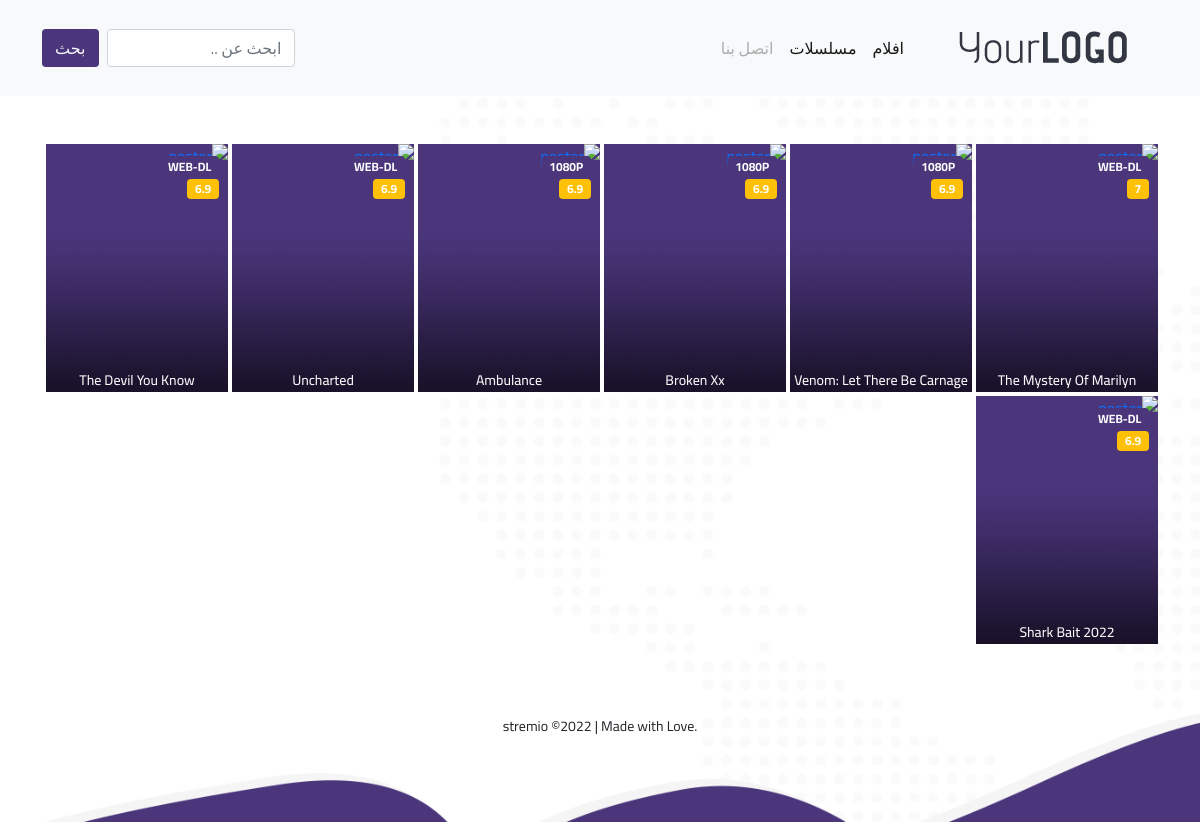
Screenshot of /allMovie.php with the database file from the repository.
### tables this page shows
CREATE TABLE `movie` (
  `movie_id` int(11) NOT NULL,
  `name` varchar(64) DEFAULT NULL,
  `category` varchar(120) DEFAULT NULL,
  `description` varchar(400) DEFAULT NULL,
  `trailler` varchar(130) DEFAULT NULL,
  `rate` varchar(5) DEFAULT NULL,
  `prodYear` date DEFAULT NULL,
  `poster` varchar(160) DEFAULT NULL,
  `quality` varchar(24) DEFAULT NULL,
  `streamServ` varchar(2000) DEFAULT NULL,
  `downloadServ` varchar(2000) DEFAULT NULL
);

### config.php (called while the page is built, shortened)
<?php
$siteName = "stremio";

### allMovie.php (the view, shortened to what this page needs)
<?php
include "config.php";
$q = "SELECT movie_id, name, rate, poster, UPPER(quality) quality FROM movie ORDER BY movie_id DESC";
$getAllMovie = $conn->prepare($q);
$getAllMovie->execute();
?>
<!DOCTYPE html>
<html lang="ar" dir="rtl">
<head>
    <link rel="stylesheet" href="https://cdn.jsdelivr.net/npm/bootstrap@5.1.3/dist/css/bootstrap.rtl.min.css">
    <link rel="stylesheet" href="https://unpkg.com/swiper@8/swiper-bundle.min.css" />
    <link href="https://cdnjs.cloudflare.com/ajax/libs/font-awesome/6.1.1/css/all.min.css" rel="stylesheet">
</head>
<body>
    <?php include "inc/navbar.php"; ?>
    <div class="container allMS">
        <div id="episode" class="d-flex flex-wrap justify-content-start gap-1 mt-5">
            <?php while ($movie = $getAllMovie->fetch()) { ?>
            <div class="episode rounded">
                <a href="<?php echo 'movie.php?name=' . $movie['name'] . '&i=' . $movie['movie_id']; ?>">
                    <div class="bg-purple position-relative text-light w-100">
                        <span class="rate position-absolute badge bg-warning z-index-4"><?php echo $movie['rate'];?></span>
                        <span class="quality position-absolute badge bg-purple zindex-dropdown z-index-4 text-uppercase"><?php echo $movie['quality'];?></span>
                        <img src="img/bgtransparent.png" class="position-absolute w-100 z-index-3" style="height: 100%" alt="overlay">
                        <h3 class="text-center h6 py-2 position-absolute w-100 end-0 z-index-4" style="top:88%">
                            <a class="text-decoration-none text-light text-capitalize"><?php echo $movie['name'];?></a>
                        </h3>
                    </div>
                </a>
            </div>
            <?php } ?>
        </div>
    </div>
    <?php include "inc/footer.php" ?>
</body>
</html>

### inc/navbar.php (shortened to what this page needs)
<nav class="navbar navbar-expand-lg navbar-light bg-light">
  <div class="container">
    <a class="navbar-brand" href="index.php">
      <img src="img/logo.png" alt="logo" width="width: 124px;">
    </a>
    <div class="collapse navbar-collapse" id="navbarSupportedContent">
      <ul class="navbar-nav me-auto mb-2 mb-lg-0">
        <li class="nav-item">
          <a class="nav-link active" aria-current="page" href="allMovie.php">افلام</a>
        </li>
        <li class="nav-item">
          <a class="nav-link active" href="allSeries.php">مسلسلات</a>
        </li>
        <li class="nav-item">
          <a class="nav-link disabled">اتصل بنا</a>
        </li>
      </ul>
      <form class="d-flex">
        <input class="form-control me-2" type="search" placeholder="ابحث عن .." aria-label="searc">
        <button class="btn text-light bg-purple" type="submit">بحث</button>
      </form>
    </div>
  </div>
</nav>

### inc/footer.php
<?php include "config.php" ?>
<footer class="mt-5">
    <p class="m-0 py-4 text-dark text-center">.<?php echo $siteName; ?> &copy;2022 | Made with Love</p>
</footer>

### rows the page displays
movie: rate "7", quality "WEB-DL", name "The Mystery Of Marilyn…"
movie: rate "6.9", quality "1080P", name "Venom: Let There Be Carnage"
movie: rate "6.9", quality "1080P", name "Broken Xx"
movie: rate "6.9", quality "1080P", name "Ambulance"
movie: rate "6.9", quality "WEB-DL", name "Uncharted"
movie: rate "6.9", quality "WEB-DL", name "The Devil You Know"
movie: rate "6.9", quality "WEB-DL", name "Shark Bait 2022"

### other values shown
$siteName "stremio"
